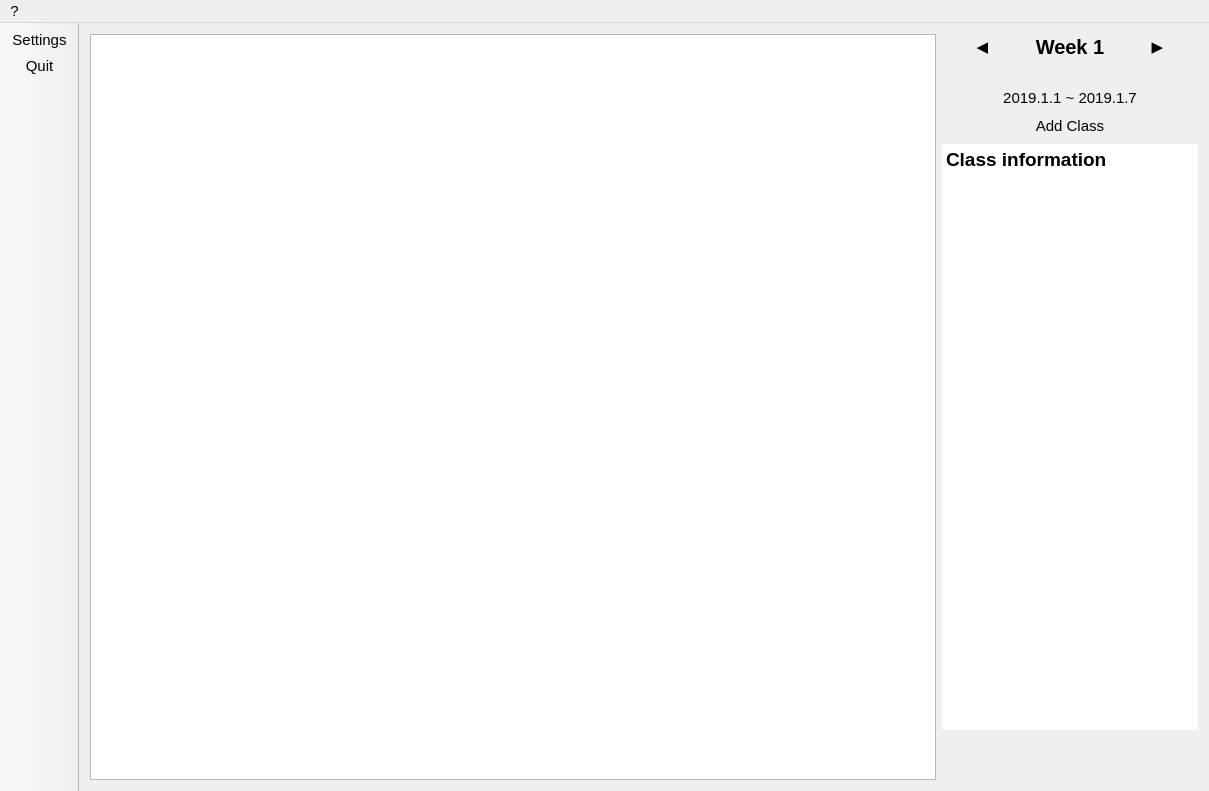
<?xml version="1.0" encoding="UTF-8"?>
<ui version="4.0">
 <class>MainWindow</class>
 <widget class="QMainWindow" name="MainWindow">
  <property name="geometry">
   <rect>
    <x>0</x>
    <y>0</y>
    <width>1209</width>
    <height>791</height>
   </rect>
  </property>
  <property name="minimumSize">
   <size>
    <width>1000</width>
    <height>499</height>
   </size>
  </property>
  <!--
  <property name="palette">
   <palette>
    <active>
     <colorrole role="WindowText">
      <brush brushstyle="SolidPattern">
       <color alpha="255">
        <red>175</red>
        <green>175</green>
        <blue>175</blue>
       </color>
      </brush>
     </colorrole>
     <colorrole role="Text">
      <brush brushstyle="SolidPattern">
       <color alpha="255">
        <red>175</red>
        <green>175</green>
        <blue>175</blue>
       </color>
      </brush>
     </colorrole>
     <colorrole role="Base">
      <brush brushstyle="SolidPattern">
       <color alpha="255">
        <red>50</red>
        <green>50</green>
        <blue>50</blue>
       </color>
      </brush>
     </colorrole>
     <colorrole role="Window">
      <brush brushstyle="SolidPattern">
       <color alpha="255">
        <red>50</red>
        <green>50</green>
        <blue>50</blue>
       </color>
      </brush>
     </colorrole>
     <colorrole role="PlaceholderText">
      <brush brushstyle="SolidPattern">
       <color alpha="128">
        <red>175</red>
        <green>175</green>
        <blue>175</blue>
       </color>
      </brush>
     </colorrole>
    </active>
    <inactive>
     <colorrole role="WindowText">
      <brush brushstyle="SolidPattern">
       <color alpha="255">
        <red>175</red>
        <green>175</green>
        <blue>175</blue>
       </color>
      </brush>
     </colorrole>
     <colorrole role="Text">
      <brush brushstyle="SolidPattern">
       <color alpha="255">
        <red>175</red>
        <green>175</green>
        <blue>175</blue>
       </color>
      </brush>
     </colorrole>
     <colorrole role="Base">
      <brush brushstyle="SolidPattern">
       <color alpha="255">
        <red>50</red>
        <green>50</green>
        <blue>50</blue>
       </color>
      </brush>
     </colorrole>
     <colorrole role="Window">
      <brush brushstyle="SolidPattern">
       <color alpha="255">
        <red>50</red>
        <green>50</green>
        <blue>50</blue>
       </color>
      </brush>
     </colorrole>
     <colorrole role="PlaceholderText">
      <brush brushstyle="SolidPattern">
       <color alpha="128">
        <red>175</red>
        <green>175</green>
        <blue>175</blue>
       </color>
      </brush>
     </colorrole>
    </inactive>
    <disabled>
     <colorrole role="WindowText">
      <brush brushstyle="SolidPattern">
       <color alpha="255">
        <red>120</red>
        <green>120</green>
        <blue>120</blue>
       </color>
      </brush>
     </colorrole>
     <colorrole role="Text">
      <brush brushstyle="SolidPattern">
       <color alpha="255">
        <red>120</red>
        <green>120</green>
        <blue>120</blue>
       </color>
      </brush>
     </colorrole>
     <colorrole role="Base">
      <brush brushstyle="SolidPattern">
       <color alpha="255">
        <red>50</red>
        <green>50</green>
        <blue>50</blue>
       </color>
      </brush>
     </colorrole>
     <colorrole role="Window">
      <brush brushstyle="SolidPattern">
       <color alpha="255">
        <red>50</red>
        <green>50</green>
        <blue>50</blue>
       </color>
      </brush>
     </colorrole>
     <colorrole role="PlaceholderText">
      <brush brushstyle="SolidPattern">
       <color alpha="128">
        <red>0</red>
        <green>0</green>
        <blue>0</blue>
       </color>
      </brush>
     </colorrole>
    </disabled>
   </palette>
  </property>
  -->
  <property name="font">
   <font>
    <pointsize>11</pointsize>
   </font>
  </property>
  <property name="contextMenuPolicy">
   <enum>Qt::NoContextMenu</enum>
  </property>
  <property name="windowTitle">
   <string>StdHelper</string>
  </property>
  <property name="windowIcon">
   <iconset>
    <normalon>:/icon/brain.ico</normalon>
   </iconset>
  </property>
  <property name="windowOpacity">
   <double>0.950000000000000</double>
  </property>
  <property name="styleSheet">
   <string notr="true"/>
  </property>
  <widget class="QWidget" name="centralWidget">
   <layout class="QHBoxLayout" name="horizontalLayout_2">
    <item>
     <widget class="QGraphicsView" name="graphicsView">
      <property name="sizePolicy">
       <sizepolicy hsizetype="Expanding" vsizetype="Expanding">
        <horstretch>0</horstretch>
        <verstretch>0</verstretch>
       </sizepolicy>
      </property>
      <property name="minimumSize">
       <size>
        <width>621</width>
        <height>451</height>
       </size>
      </property>
      <property name="verticalScrollBarPolicy">
       <enum>Qt::ScrollBarAlwaysOff</enum>
      </property>
      <property name="horizontalScrollBarPolicy">
       <enum>Qt::ScrollBarAlwaysOff</enum>
      </property>
      <property name="foregroundBrush">
       <brush brushstyle="NoBrush">
        <color alpha="255">
         <red>0</red>
         <green>0</green>
         <blue>0</blue>
        </color>
       </brush>
      </property>
     </widget>
    </item>
    <item>
     <layout class="QVBoxLayout" name="verticalLayout">
      <property name="bottomMargin">
       <number>50</number>
      </property>
      <item>
       <layout class="QVBoxLayout" name="verticalLayout_2">
        <property name="leftMargin">
         <number>0</number>
        </property>
        <item>
         <layout class="QHBoxLayout" name="horizontalLayout">
          <property name="bottomMargin">
           <number>0</number>
          </property>
          <item>
           <widget class="QPushButton" name="leftWeekButton">
            <property name="sizePolicy">
             <sizepolicy hsizetype="Minimum" vsizetype="Fixed">
              <horstretch>0</horstretch>
              <verstretch>0</verstretch>
             </sizepolicy>
            </property>
            <property name="font">
             <font>
              <pointsize>11</pointsize>
              <weight>50</weight>
              <bold>false</bold>
              <kerning>false</kerning>
             </font>
            </property>
            <property name="cursor">
             <cursorShape>PointingHandCursor</cursorShape>
            </property>
            <property name="text">
             <string>◀</string>
            </property>
            <property name="flat">
             <bool>true</bool>
            </property>
           </widget>
          </item>
          <item>
           <widget class="QLabel" name="weekLabel">
            <property name="sizePolicy">
             <sizepolicy hsizetype="Preferred" vsizetype="Preferred">
              <horstretch>0</horstretch>
              <verstretch>0</verstretch>
             </sizepolicy>
            </property>
            <property name="font">
             <font>
              <pointsize>15</pointsize>
              <weight>75</weight>
              <italic>false</italic>
              <bold>true</bold>
              <stylestrategy>PreferDefault</stylestrategy>
              <kerning>true</kerning>
             </font>
            </property>
            <property name="text">
             <string>Week 1</string>
            </property>
            <property name="alignment">
             <set>Qt::AlignCenter</set>
            </property>
           </widget>
          </item>
          <item>
           <widget class="QPushButton" name="rightWeekButton">
            <property name="sizePolicy">
             <sizepolicy hsizetype="Minimum" vsizetype="Fixed">
              <horstretch>0</horstretch>
              <verstretch>0</verstretch>
             </sizepolicy>
            </property>
            <property name="font">
             <font>
              <pointsize>11</pointsize>
              <weight>50</weight>
              <bold>false</bold>
             </font>
            </property>
            <property name="cursor">
             <cursorShape>PointingHandCursor</cursorShape>
            </property>
            <property name="text">
             <string>▶</string>
            </property>
            <property name="flat">
             <bool>true</bool>
            </property>
           </widget>
          </item>
         </layout>
        </item>
        <item>
         <widget class="QLabel" name="weekDetailLabel">
          <property name="text">
           <string/>
          </property>
          <property name="alignment">
           <set>Qt::AlignCenter</set>
          </property>
         </widget>
        </item>
        <item>
         <widget class="QLabel" name="weekDateLabel">
          <property name="text">
           <string>2019.1.1 ~ 2019.1.7</string>
          </property>
          <property name="alignment">
           <set>Qt::AlignCenter</set>
          </property>
         </widget>
        </item>
       </layout>
      </item>
      <item>
       <widget class="QToolButton" name="addButton">
        <property name="sizePolicy">
         <sizepolicy hsizetype="Preferred" vsizetype="Fixed">
          <horstretch>0</horstretch>
          <verstretch>0</verstretch>
         </sizepolicy>
        </property>
        <property name="contextMenuPolicy">
         <enum>Qt::DefaultContextMenu</enum>
        </property>
        <property name="styleSheet">
         <string notr="true"/>
        </property>
        <property name="text">
         <string>Add Class</string>
        </property>
        <property name="icon">
         <iconset>
          <normalon>:/icon/add.ico</normalon>
         </iconset>
        </property>
        <property name="iconSize">
         <size>
          <width>40</width>
          <height>40</height>
         </size>
        </property>
        <property name="toolButtonStyle">
         <enum>Qt::ToolButtonIconOnly</enum>
        </property>
        <property name="autoRaise">
         <bool>true</bool>
        </property>
       </widget>
      </item>
      <item>
       <widget class="QTextBrowser" name="textBrowser">
        <property name="sizePolicy">
         <sizepolicy hsizetype="Preferred" vsizetype="Expanding">
          <horstretch>0</horstretch>
          <verstretch>0</verstretch>
         </sizepolicy>
        </property>
        <property name="font">
         <font>
          <pointsize>11</pointsize>
         </font>
        </property>
        <property name="autoFillBackground">
         <bool>false</bool>
        </property>
        <property name="inputMethodHints">
         <set>Qt::ImhMultiLine</set>
        </property>
        <property name="frameShape">
         <enum>QFrame::NoFrame</enum>
        </property>
        <property name="frameShadow">
         <enum>QFrame::Plain</enum>
        </property>
        <property name="horizontalScrollBarPolicy">
         <enum>Qt::ScrollBarAlwaysOff</enum>
        </property>
        <property name="autoFormatting">
         <set>QTextEdit::AutoNone</set>
        </property>
        <property name="lineWrapMode">
         <enum>QTextEdit::WidgetWidth</enum>
        </property>
        <property name="lineWrapColumnOrWidth">
         <number>0</number>
        </property>
        <property name="html">
         <string>&lt;!DOCTYPE HTML PUBLIC &quot;-//W3C//DTD HTML 4.0//EN&quot; &quot;http://www.w3.org/TR/REC-html40/strict.dtd&quot;&gt;
&lt;html&gt;&lt;head&gt;&lt;meta name=&quot;qrichtext&quot; content=&quot;1&quot; /&gt;&lt;style type=&quot;text/css&quot;&gt;
p, li { white-space: pre-wrap; }
&lt;/style&gt;&lt;/head&gt;&lt;body style=&quot; font-family:'SimSun'; font-size:11pt; font-weight:400; font-style:normal;&quot;&gt;
&lt;p style=&quot; margin-top:0px; margin-bottom:0px; margin-left:0px; margin-right:0px; -qt-block-indent:0; text-indent:0px;&quot;&gt;&lt;span style=&quot; font-size:14pt; font-weight:600;&quot;&gt;Class information&lt;/span&gt;&lt;/p&gt;&lt;/body&gt;&lt;/html&gt;</string>
        </property>
       </widget>
      </item>
     </layout>
    </item>
   </layout>
  </widget>
  <widget class="QMenuBar" name="menuBar">
   <property name="enabled">
    <bool>true</bool>
   </property>
   <property name="geometry">
    <rect>
     <x>0</x>
     <y>0</y>
     <width>1209</width>
     <height>26</height>
    </rect>
   </property>
   <property name="styleSheet">
    <string notr="true"/>
   </property>
   <property name="nativeMenuBar">
    <bool>false</bool>
   </property>
   <widget class="QMenu" name="menuMore">
    <property name="styleSheet">
     <string notr="true"/>
    </property>
    <property name="title">
     <string>?</string>
    </property>
    <addaction name="actionSettings"/>
    <addaction name="separator"/>
    <addaction name="actionQuit"/>
   </widget>
   <addaction name="menuMore"/>
  </widget>
  <widget class="QToolBar" name="toolBar">
   <property name="focusPolicy">
    <enum>Qt::TabFocus</enum>
   </property>
   <property name="contextMenuPolicy">
    <enum>Qt::NoContextMenu</enum>
   </property>
   <property name="windowTitle">
    <string>toolBar</string>
   </property>
   <property name="autoFillBackground">
    <bool>false</bool>
   </property>
   <property name="movable">
    <bool>false</bool>
   </property>
   <property name="allowedAreas">
    <set>Qt::LeftToolBarArea</set>
   </property>
   <property name="orientation">
    <enum>Qt::Vertical</enum>
   </property>
   <property name="floatable">
    <bool>false</bool>
   </property>
   <attribute name="toolBarArea">
    <enum>LeftToolBarArea</enum>
   </attribute>
   <attribute name="toolBarBreak">
    <bool>false</bool>
   </attribute>
   <addaction name="actionSettings"/>
   <addaction name="actionQuit"/>
  </widget>
  <action name="actionSettings">
   <property name="icon">
    <iconset>
     <normalon>:/icon/setting.ico</normalon>
    </iconset>
   </property>
   <property name="text">
    <string>&amp;Settings</string>
   </property>
   <property name="toolTip">
    <string>Open setting</string>
   </property>
  </action>
  <action name="actionQuit">
   <property name="icon">
    <iconset resource="rsc.qrc">
     <normaloff>:/icon/whitepower.ico</normaloff>
     <normalon>:/icon/power.ico</normalon>:/icon/whitepower.ico</iconset>
   </property>
   <property name="text">
    <string>&amp;Quit</string>
   </property>
  </action>
 </widget>
 <layoutdefault spacing="6" margin="11"/>
 <resources>
  <include location="rsc.qrc"/>
 </resources>
 <connections>
  <connection>
   <sender>actionQuit</sender>
   <signal>triggered()</signal>
   <receiver>MainWindow</receiver>
   <slot>close()</slot>
   <hints>
    <hint type="sourcelabel">
     <x>-1</x>
     <y>-1</y>
    </hint>
    <hint type="destinationlabel">
     <x>436</x>
     <y>308</y>
    </hint>
   </hints>
  </connection>
 </connections>
</ui>
